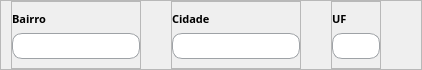
           <widget class="QFrame" name="frame_46">
            <property name="sizePolicy">
             <sizepolicy hsizetype="Preferred" vsizetype="Expanding">
              <horstretch>0</horstretch>
              <verstretch>0</verstretch>
             </sizepolicy>
            </property>
            <property name="minimumSize">
             <size>
              <width>0</width>
              <height>70</height>
             </size>
            </property>
            <property name="maximumSize">
             <size>
              <width>16777215</width>
              <height>70</height>
             </size>
            </property>
            <property name="frameShape">
             <enum>QFrame::StyledPanel</enum>
            </property>
            <property name="frameShadow">
             <enum>QFrame::Raised</enum>
            </property>
            <layout class="QGridLayout" name="gridLayout_41">
             <property name="leftMargin">
              <number>10</number>
             </property>
             <property name="topMargin">
              <number>0</number>
             </property>
             <property name="rightMargin">
              <number>0</number>
             </property>
             <property name="bottomMargin">
              <number>0</number>
             </property>
             <property name="horizontalSpacing">
              <number>30</number>
             </property>
             <property name="verticalSpacing">
              <number>9</number>
             </property>
             <item row="0" column="1">
              <widget class="QFrame" name="frame_50">
               <property name="maximumSize">
                <size>
                 <width>150</width>
                 <height>70</height>
                </size>
               </property>
               <property name="frameShape">
                <enum>QFrame::StyledPanel</enum>
               </property>
               <property name="frameShadow">
                <enum>QFrame::Raised</enum>
               </property>
               <layout class="QGridLayout" name="gridLayout_47">
                <property name="leftMargin">
                 <number>0</number>
                </property>
                <property name="topMargin">
                 <number>9</number>
                </property>
                <property name="rightMargin">
                 <number>0</number>
                </property>
                <item row="0" column="0">
                 <widget class="QLabel" name="label_41">
                  <property name="font">
                   <font>
                    <family>Raleway</family>
                    <pointsize>8</pointsize>
                    <weight>75</weight>
                    <bold>true</bold>
                   </font>
                  </property>
                  <property name="text">
                   <string>Cidade</string>
                  </property>
                 </widget>
                </item>
                <item row="1" column="0">
                 <widget class="QLineEdit" name="input_cidade">
                  <property name="sizePolicy">
                   <sizepolicy hsizetype="Expanding" vsizetype="Expanding">
                    <horstretch>0</horstretch>
                    <verstretch>0</verstretch>
                   </sizepolicy>
                  </property>
                  <property name="maximumSize">
                   <size>
                    <width>16777215</width>
                    <height>30</height>
                   </size>
                  </property>
                  <property name="font">
                   <font>
                    <family>Raleway</family>
                   </font>
                  </property>
                  <property name="styleSheet">
                   <string notr="true">QLineEdit {
	background-color:white;
	border-radius: 10px;
	border: 1px solid rgb(158, 162, 166);
	padding-left: 20px;
}</string>
                  </property>
                 </widget>
                </item>
               </layout>
              </widget>
             </item>
             <item row="0" column="3">
              <spacer name="horizontalSpacer_9">
               <property name="orientation">
                <enum>Qt::Horizontal</enum>
               </property>
               <property name="sizeHint" stdset="0">
                <size>
                 <width>40</width>
                 <height>20</height>
                </size>
               </property>
              </spacer>
             </item>
             <item row="0" column="2">
              <widget class="QFrame" name="frame_52">
               <property name="maximumSize">
                <size>
                 <width>50</width>
                 <height>70</height>
                </size>
               </property>
               <property name="frameShape">
                <enum>QFrame::StyledPanel</enum>
               </property>
               <property name="frameShadow">
                <enum>QFrame::Raised</enum>
               </property>
               <layout class="QGridLayout" name="gridLayout_49">
                <property name="leftMargin">
                 <number>0</number>
                </property>
                <property name="topMargin">
                 <number>9</number>
                </property>
                <property name="rightMargin">
                 <number>0</number>
                </property>
                <item row="0" column="0">
                 <widget class="QLabel" name="label_37">
                  <property name="font">
                   <font>
                    <family>Raleway</family>
                    <pointsize>8</pointsize>
                    <weight>75</weight>
                    <bold>true</bold>
                   </font>
                  </property>
                  <property name="text">
                   <string>UF</string>
                  </property>
                 </widget>
                </item>
                <item row="1" column="0">
                 <widget class="QLineEdit" name="input_uf">
                  <property name="sizePolicy">
                   <sizepolicy hsizetype="Expanding" vsizetype="Expanding">
                    <horstretch>0</horstretch>
                    <verstretch>0</verstretch>
                   </sizepolicy>
                  </property>
                  <property name="maximumSize">
                   <size>
                    <width>16777215</width>
                    <height>30</height>
                   </size>
                  </property>
                  <property name="font">
                   <font>
                    <family>Raleway</family>
                   </font>
                  </property>
                  <property name="styleSheet">
                   <string notr="true">QLineEdit {
	background-color:white;
	border-radius: 10px;
	border: 1px solid rgb(158, 162, 166);
	padding-left: 20px;
}</string>
                  </property>
                 </widget>
                </item>
               </layout>
              </widget>
             </item>
             <item row="0" column="0">
              <widget class="QFrame" name="frame_51">
               <property name="maximumSize">
                <size>
                 <width>150</width>
                 <height>70</height>
                </size>
               </property>
               <property name="frameShape">
                <enum>QFrame::StyledPanel</enum>
               </property>
               <property name="frameShadow">
                <enum>QFrame::Raised</enum>
               </property>
               <layout class="QGridLayout" name="gridLayout_48">
                <property name="leftMargin">
                 <number>0</number>
                </property>
                <property name="topMargin">
                 <number>9</number>
                </property>
                <property name="rightMargin">
                 <number>0</number>
                </property>
                <item row="0" column="0">
                 <widget class="QLabel" name="label_42">
                  <property name="font">
                   <font>
                    <family>Raleway</family>
                    <pointsize>8</pointsize>
                    <weight>75</weight>
                    <bold>true</bold>
                   </font>
                  </property>
                  <property name="text">
                   <string>Bairro</string>
                  </property>
                 </widget>
                </item>
                <item row="1" column="0">
                 <widget class="QLineEdit" name="input_bairro">
                  <property name="sizePolicy">
                   <sizepolicy hsizetype="Expanding" vsizetype="Expanding">
                    <horstretch>0</horstretch>
                    <verstretch>0</verstretch>
                   </sizepolicy>
                  </property>
                  <property name="maximumSize">
                   <size>
                    <width>16777215</width>
                    <height>30</height>
                   </size>
                  </property>
                  <property name="font">
                   <font>
                    <family>Raleway</family>
                   </font>
                  </property>
                  <property name="styleSheet">
                   <string notr="true">QLineEdit {
	background-color:white;
	border-radius: 10px;
	border: 1px solid rgb(158, 162, 166);
	padding-left: 20px;
}</string>
                  </property>
                 </widget>
                </item>
               </layout>
              </widget>
             </item>
            </layout>
           </widget>
